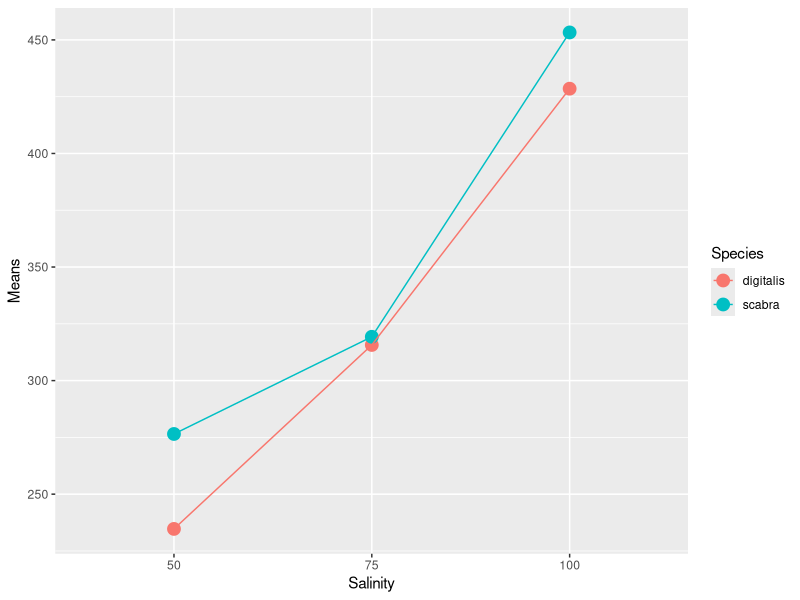
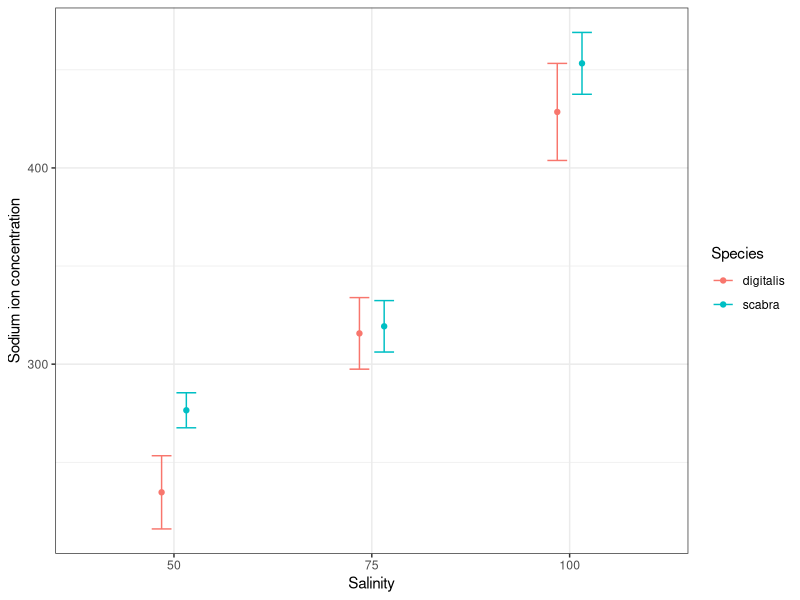

The R source for these figures, in order:
## ---- chunk 1
library(dplyr)
library(ggplot2)
## ---- chunk 2
acmaea.sodium <- read.csv("../data_csv/ACMAEA.CSV")
acmaea.sodium <- mutate(acmaea.sodium, Salinity = factor(Salinity))
acmaea.means <- 
  group_by(acmaea.sodium, Species, Salinity) %>% 
  summarise(Means = mean(Sodium))
ggplot(acmaea.means, 
       aes(x = Salinity, y = Means, colour = Species, group = Species)) +
  geom_point(size = 4) + geom_line()
## ---- chunk 3
acmaea.stats <- 
  group_by(acmaea.sodium, Species, Salinity) %>% 
  summarise(Means = mean(Sodium), SE = sd(Sodium)/sqrt(n()))

pos <- position_dodge(0.25)
ggplot(acmaea.stats, 
       aes(x = Salinity, y = Means, colour = Species,
           ymin = Means-SE, ymax = Means+SE)
       ) +
  geom_point(position = pos) + 
  geom_errorbar(position = pos, width = 0.2) + 
  theme_bw() + ylab("Sodium ion concentration")
